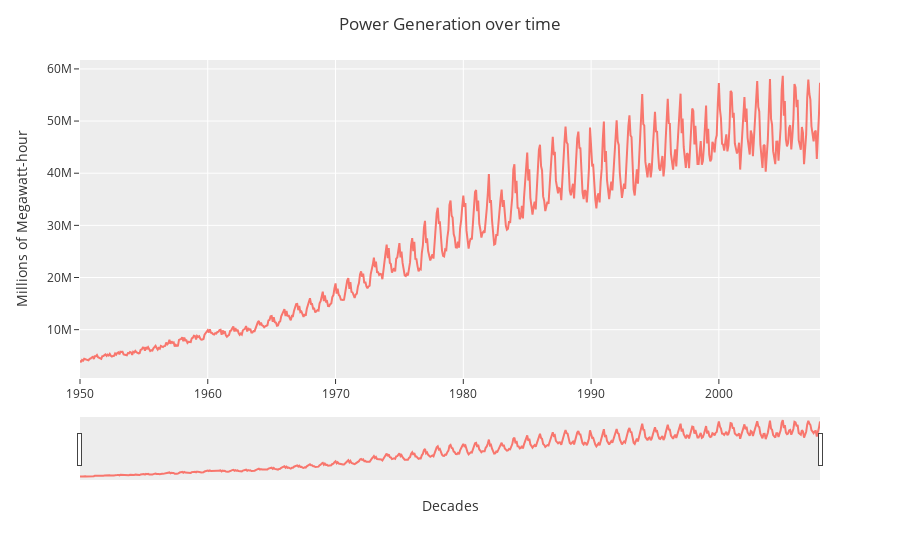

The notebook cell saved with this chart:
### Markdown cell above
Although, this plot was previously analysed in the EDA Notebook, it is being kept in order to have a reminder of the characteristic of the time series.

### Code cell
# add lines for each column
fig = px.line(canada, x=canada.index, y=canada['POWER'], template='ggplot2')

# axis labels and title
fig.update_layout(
    yaxis_title="Millions of Megawatt-hour", 
    xaxis_title="Decades",
    legend_title="Power", 
    title="Power Generation over time",
)

# activate slider
fig.update_xaxes(rangeslider_visible=True)

fig.show()

### Figure 1 — Plotly figure (JSON) as saved in the notebook; plotly's stock layout.template omitted (floating-point values rounded to 4 significant figures; data arrays with more than 128 entries replaced by an {"elided": "..."} marker saying what was removed)
{"data": [{"hovertemplate": "REF_DATE=%{x}<br>POWER=%{y}<extra></extra>", "legendgroup": "", "line": {"color": "#F8766D", "dash": "solid"}, "marker": {"symbol": "circle"}, "mode": "lines", "name": "", "orientation": "v", "showlegend": false, "type": "scatter", "x": {"elided": "696 str values"}, "xaxis": "x", "y": {"elided": "696 int values"}, "yaxis": "y"}], "layout": {"legend": {"title": {"text": "Power"}, "tracegroupgap": 0}, "margin": {"t": 60}, "title": {"text": "Power Generation over time"}, "xaxis": {"anchor": "y", "domain": [0, 1], "rangeslider": {"visible": true}, "title": {"text": "Decades"}}, "yaxis": {"anchor": "x", "domain": [0, 1], "title": {"text": "Millions of Megawatt-hour"}}}}
